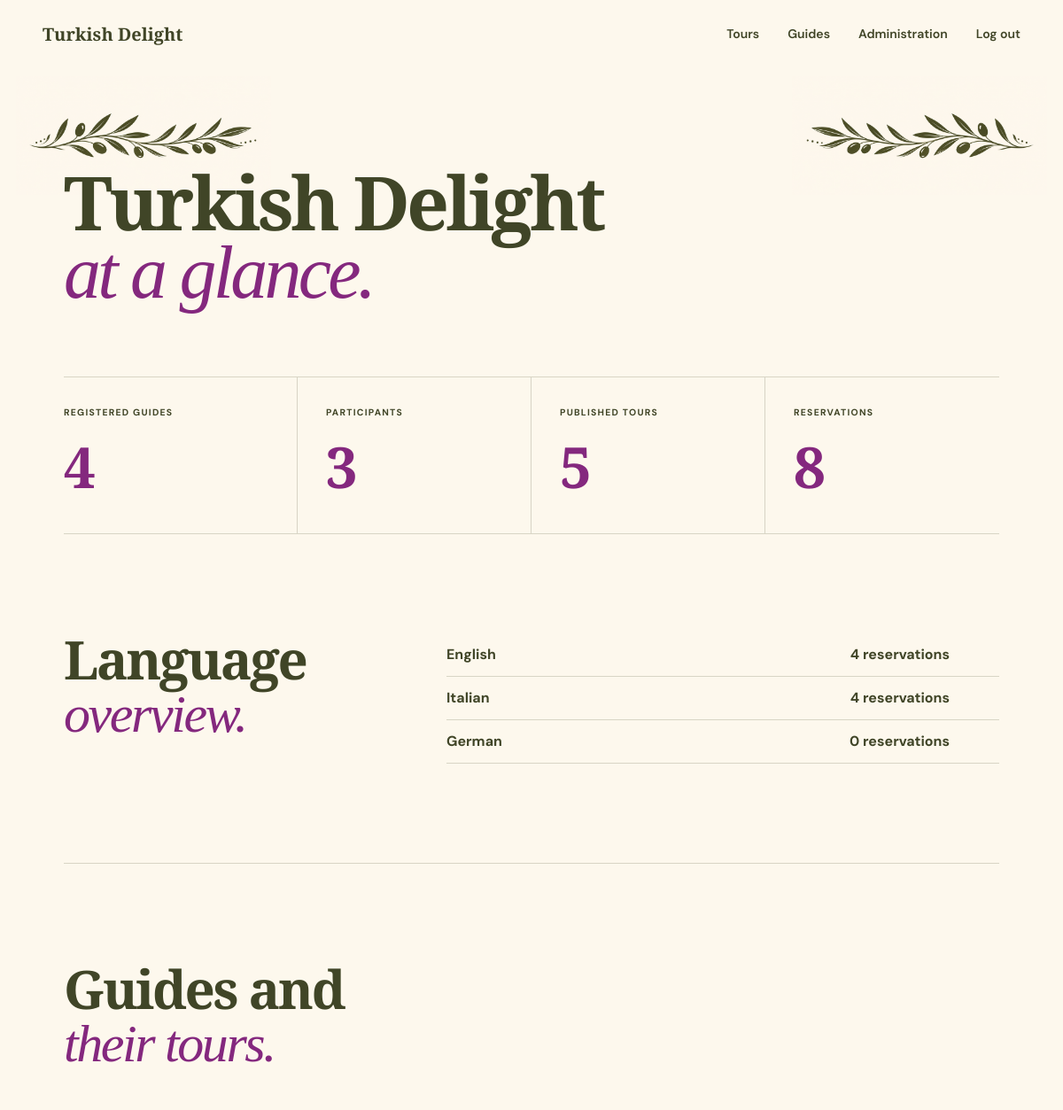
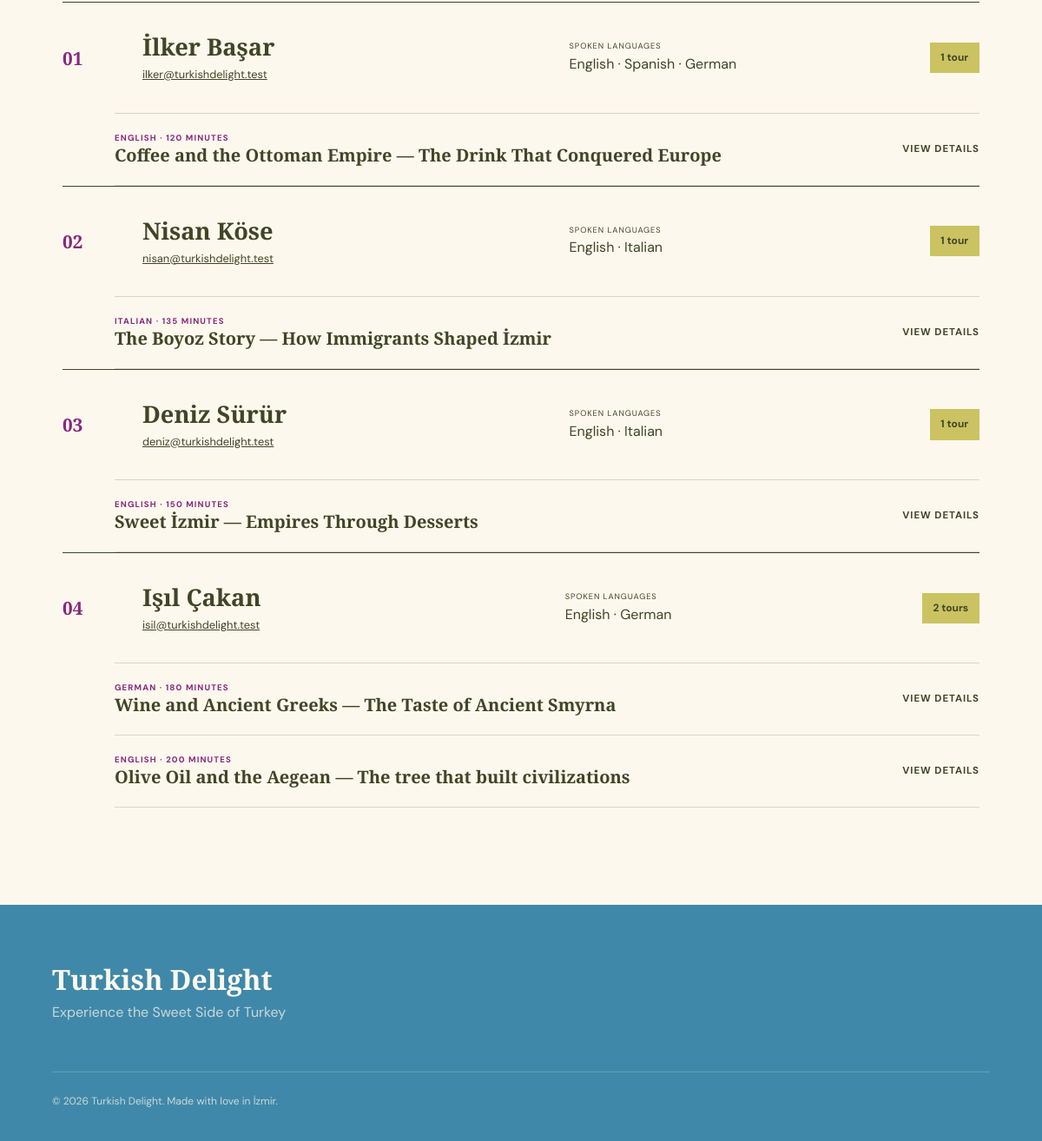
/admin (signed in), run on the app's committed database (2 pictures, top to bottom).
### tables this page shows
CREATE TABLE tours (
  id INTEGER PRIMARY KEY AUTOINCREMENT, guide_id INTEGER NOT NULL REFERENCES users(id),
  title TEXT NOT NULL, subtitle TEXT NOT NULL, description TEXT NOT NULL, story TEXT NOT NULL,
  final_message TEXT NOT NULL, foods TEXT NOT NULL, stops TEXT NOT NULL, story_points TEXT NOT NULL,
  meeting_point TEXT NOT NULL, duration INTEGER NOT NULL CHECK(duration > 0),
  language TEXT NOT NULL, capacity INTEGER NOT NULL CHECK(capacity > 0)
);

CREATE TABLE "users" (
          id INTEGER PRIMARY KEY AUTOINCREMENT,
          first_name TEXT NOT NULL, last_name TEXT NOT NULL,
          email TEXT NOT NULL UNIQUE, password_hash TEXT NOT NULL,
          role TEXT NOT NULL CHECK(role IN ('guide','participant','admin')),
          languages TEXT NOT NULL DEFAULT '[]'
        );

### app.py (the view)
@app.route("/admin")
@role_required("admin")
def admin_dashboard():
    db = get_db()
    statistics = {
        "guides": userdb.count_role(db, "guide"),
        "participants": userdb.count_role(db, "participant"),
        "tours": tourdb.tour_count(db),
        "reservations": tourdb.reservation_count(db),
    }
    reservations_by_language = tourdb.reservations_by_language(db)
    guide_rows = userdb.list_guides(db)
    guides = []
    for guide_row in guide_rows:
        guide = User(guide_row)
        tour_rows = tourdb.tours_for_guide(db, guide.id)
        detailed_tours = []
        for tour_row in tour_rows:
            tour = tour_from_row(tour_row)
            tour["schedules"] = tourdb.schedules_for_tour(db, tour["id"])
            tour["reservation_count"] = tourdb.reservation_count(db, tour["id"])
            detailed_tours.append(tour)
        guides.append({"user": guide, "tours": detailed_tours})
    return render_template(
        "admin_dashboard.html", statistics=statistics,
        reservations_by_language=reservations_by_language, guides=guides,
    )

### app.py (called while the page is built)
def get_db():
    if "db" not in g:
        g.db = sqlite3.connect(DATABASE)
        g.db.row_factory = sqlite3.Row
        g.db.execute("PRAGMA foreign_keys = ON")
    return g.db

@login_manager.user_loader
def load_user(user_id):
    return userdb.get_user(get_db(), user_id)

def csrf_token():
    if "csrf_token" not in session:
        session["csrf_token"] = secrets.token_hex(24)
    return session["csrf_token"]

@app.before_request
def verify_csrf():
    if request.method == "POST" and request.form.get("csrf_token") != session.get("csrf_token"):
        abort(400, "Invalid or missing form token.")

def role_required(role):
    def decorator(view):
        @wraps(view)
        @login_required
        def wrapped(*args, **kwargs):
            if current_user.role != role:
                abort(403)
            return view(*args, **kwargs)
        return wrapped
    return decorator

def tour_images(tour_id):
    files = sorted((BASE_DIR / "static").glob(f"Tour{tour_id}_*"))
    return [f.name for f in files if f.is_file()]

def tour_from_row(row):
    tour = dict(row)
    tour["foods"] = json.loads(tour["foods"])
    tour["stops"] = json.loads(tour["stops"])
    tour["story_points"] = json.loads(tour["story_points"])
    tour["images"] = tour_images(tour["id"])
    preferred_guide = BASE_DIR / "static" / f"Guide{tour['id']}.jpg"
    tour["guide_image"] = preferred_guide.name if preferred_guide.exists() else "Guide1.jpg"
    return tour

### tourdb.py (called while the page is built)
def tours_for_guide(db, guide_id, summary=False):
    fields = "id,title,subtitle" if summary else "*"
    return db.execute(
        f"SELECT {fields} FROM tours WHERE guide_id=? ORDER BY id", (guide_id,)
    ).fetchall()

def schedules_for_tour(db, tour_id):
    return db.execute(
        "SELECT weekday,start_time FROM schedules WHERE tour_id=? ORDER BY weekday", (tour_id,)
    ).fetchall()

def reservation_count(db, tour_id=None):
    if tour_id is None:
        return db.execute("SELECT COUNT(*) FROM reservations").fetchone()[0]
    return db.execute("SELECT COUNT(*) FROM reservations WHERE tour_id=?", (tour_id,)).fetchone()[0]

def tour_count(db):
    return db.execute("SELECT COUNT(*) FROM tours").fetchone()[0]

def reservations_by_language(db):
    return db.execute(
        """SELECT t.language,COUNT(r.id) AS total FROM tours t
           LEFT JOIN reservations r ON r.tour_id=t.id
           GROUP BY t.language ORDER BY total DESC,t.language"""
    ).fetchall()

### templates/admin_dashboard.html (shortened to what this page needs)
{% extends "base.html" %}
{% block content %}
  <section class="admin-page">
    <img
      class="admin-decoration admin-decoration-left"
      src="{{ url_for('static', filename='decoration2.png') }}"
      alt=""
      aria-hidden="true"
    >
    <img
      class="admin-decoration admin-decoration-right"
      src="{{ url_for('static', filename='decoration2.png') }}"
      alt=""
      aria-hidden="true"
    >
    <header class="admin-heading">
      <div>
        <h1>Turkish Delight<br><em>at a glance.</em></h1>
      </div>
    </header>
    <section class="admin-stats" aria-label="Platform statistics">
      <article>
        <span>Registered guides</span>
        <strong>{{ statistics.guides }}</strong>
      </article>
      <article>
        <span>Participants</span>
        <strong>{{ statistics.participants }}</strong>
      </article>
      <article>
        <span>Published tours</span>
        <strong>{{ statistics.tours }}</strong>
      </article>
      <article>
        <span>Reservations</span>
        <strong>{{ statistics.reservations }}</strong>
      </article>
    </section>
    <section class="admin-language-stats">
      <div>
        <h2>Language<br><em>overview.</em></h2>
      </div>
      <div class="language-bars">
        {% if reservations_by_language %}
          {% for item in reservations_by_language %}
            <div class="language-stat">
              <span>{{ item.language }}</span>
              <strong>{{ item.total }} reservation{{ '' if item.total == 1 else 's' }}</strong>
            </div>
          {% endfor %}
        {% else %}
          <p>No tour languages available.</p>
        {% endif %}
      </div>
    </section>
    <section class="admin-guides">
      <div class="admin-section-title">
        <h2>Guides and<br><em>their tours.</em></h2>
      </div>
      {% for guide in guides %}
        <article class="admin-guide">
          <header>
            <span>{{ '%02d'|format(loop.index) }}</span>
            <div>
              <h3>{{ guide.user.full_name }}</h3>
              <a href="mailto:{{ guide.user.email }}">{{ guide.user.email }}</a>
            </div>
            <p><small>Spoken languages</small>{{ guide.user.languages|join(' · ') }}</p>
            <strong>{{ guide.tours|length }} tour{{ '' if guide.tours|length == 1 else 's' }}</strong>
          </header>
          <div class="admin-tour-list">
            {% for tour in guide.tours %}
              <details class="admin-tour">
                <summary>
                  <span>
                    <small>{{ tour.language }} · {{ tour.duration }} minutes</small>
                    {{ tour.title }} — {{ tour.subtitle }}
                  </span>
                  <b>View details</b>
                </summary>
              </details>
            {% else %}
              <p class="admin-no-tours">This guide has not published a tour yet.</p>
            {% endfor %}
          </div>
        </article>
      {% else %}
        <div class="empty-state"><h3>No registered guides.</h3></div>
      {% endfor %}
    </section>
  </section>
{% endblock %}

### static/style.css (style rules this page uses)
:root { --ink: #404527; --deep: #4088A9; --cream: #FDF8ED; --paper: #FDF8ED; --clay: #84287E; --gold: #CBC362; --sea: #4088A9; --line: rgba(64, 69, 39, .2); --serif: "Playfair Display", Georgia, serif; --sans: "DM Sans", Arial, sans-serif }
* { box-sizing: border-box }
html { scroll-behavior: smooth }
body { margin: 0; background: var(--paper); color: var(--ink); font-family: var(--sans); font-size: 16px; line-height: 1.6 }
img { display: block; max-width: 100% }
a { color: inherit; text-decoration: none }
.hero h1 em, h2 em, .auth-panel h1 em, .form-page h1 em { color: var(--gold); font-weight: 500 }
h2 { font: 600 clamp(2.8rem, 5vw, 5.4rem)/.98 var(--serif); letter-spacing: -.04em; margin: 0 }
h2 em { color: var(--clay) }
.admin-page { padding: 7rem 6vw; background: var(--paper); min-height: 80vh }
.admin-heading { display: flex; justify-content: space-between; align-items: end; gap: 3rem; margin-bottom: 5rem }
.admin-heading h1 { font: 600 clamp(3.8rem, 7vw, 7rem)/.9 var(--serif); letter-spacing: -.045em; margin: 0 }
.admin-heading h1 em { color: var(--clay); font-weight: 500 }
.admin-stats { display: grid; grid-template-columns: repeat(4, 1fr); border-top: 1px solid var(--line); border-bottom: 1px solid var(--line) }
.admin-stats article { padding: 2rem; border-right: 1px solid var(--line) }
.admin-stats article:first-child { padding-left: 0 }
.admin-stats article:last-child { border-right: 0 }
.admin-stats span { display: block; text-transform: uppercase; letter-spacing: .12em; font-size: .65rem; font-weight: 700 }
.admin-stats strong { display: block; font: 600 4rem var(--serif); color: var(--clay); margin-top: .5rem }
.admin-language-stats { display: grid; grid-template-columns: .7fr 1.3fr; gap: 8vw; padding: 7rem 0; border-bottom: 1px solid var(--line) }
.language-bars>div { display: grid; grid-template-columns: 120px 1fr 40px; align-items: center; gap: 1rem; padding: .7rem 0; border-bottom: 1px solid var(--line) }
.language-bars span { font-weight: 700 }
.language-bars strong { text-align: right }
.admin-section-title { padding: 7rem 0 3rem }
.admin-guide { border-top: 1px solid var(--ink) }
.admin-guide>header { display: grid; grid-template-columns: 60px 1.2fr 1fr auto; align-items: center; gap: 2rem; padding: 2rem 0 }
.admin-guide>header>span { font: 600 1.3rem var(--serif); color: var(--clay) }
.admin-guide h3 { font: 600 1.7rem var(--serif); margin: 0 }
.admin-guide header a { font-size: .8rem; text-decoration: underline }
.admin-guide header p { margin: 0 }
.admin-guide header small { display: block; text-transform: uppercase; letter-spacing: .1em; font-size: .58rem }
.admin-guide header>strong { background: var(--gold); padding: .5rem .8rem; font-size: .75rem }
.admin-tour-list { margin-left: 60px }
.admin-tour { border-top: 1px solid var(--line) }
.admin-tour:last-child { border-bottom: 1px solid var(--line) }
.admin-tour summary { list-style: none; display: flex; align-items: center; justify-content: space-between; gap: 2rem; padding: 1.3rem 0; cursor: pointer }
.admin-tour summary span { font: 600 1.25rem var(--serif) }
.admin-tour summary small { display: block; font: 700 .6rem var(--sans); letter-spacing: .12em; text-transform: uppercase; color: var(--clay) }
.admin-tour summary b { font-size: .72rem; text-transform: uppercase; letter-spacing: .08em }
.admin-page { position: relative; overflow: hidden }
.admin-decoration { position: absolute; top: .5rem; width: min(24vw, 310px); height: auto; pointer-events: none; user-select: none }
.admin-decoration-left { left: 1.5vw }
.admin-decoration-right { right: 1.5vw; transform: scaleX(-1) }
.admin-page>header, .admin-page>section { position: relative; z-index: 1 }

### data on the page
tours: language "Italian", total "4", total "s", language "ITALIAN", duration "135", title "The Boyoz Story", subtitle "How Immigrants Shaped İzmir"
users: user.email "ilker@turkishdelight.test"
tours: language "ENGLISH", duration "120", title "Coffee and the Ottoman Empire", subtitle "The Drink That Conquered Europe"
users: user.email "nisan@turkishdelight.test"
users: user.email "deniz@turkishdelight.test"
tours: language "ENGLISH", duration "150", title "Sweet İzmir", subtitle "Empires Through Desserts"
users: user.email "isil@turkishdelight.test"
tours: language "GERMAN", duration "180", title "Wine and Ancient Greeks", subtitle "The Taste of Ancient Smyrna"
tours: language "ENGLISH", duration "200", title "Olive Oil and the Aegean", subtitle "The tree that built civilizations"

### other printed values
{{ statistics.guides }} "4"
{{ statistics.participants }} "3"
{{ statistics.tours }} "5"
{{ statistics.reservations }} "8"
{{ item.language }} "English" "German"
{{ item.total }} "4" "0"
{{ '' if item.total == 1 else 's' }} "s" "s"
{{ '%02d'|format(loop.index) }} "01" "02" "03" "04"
{{ guide.user.full_name }} "İlker Başar" "Nisan Köse" "Deniz Sürür" "Işıl Çakan"
{{ guide.user.languages|join(' · ') }} "English · Spanish · German" "English · Italian" "English · Italian" "English · German"
{{ guide.tours|length }} "1" "1" "1" "2"
{{ '' if guide.tours|length == 1 else 's' }} "s"
